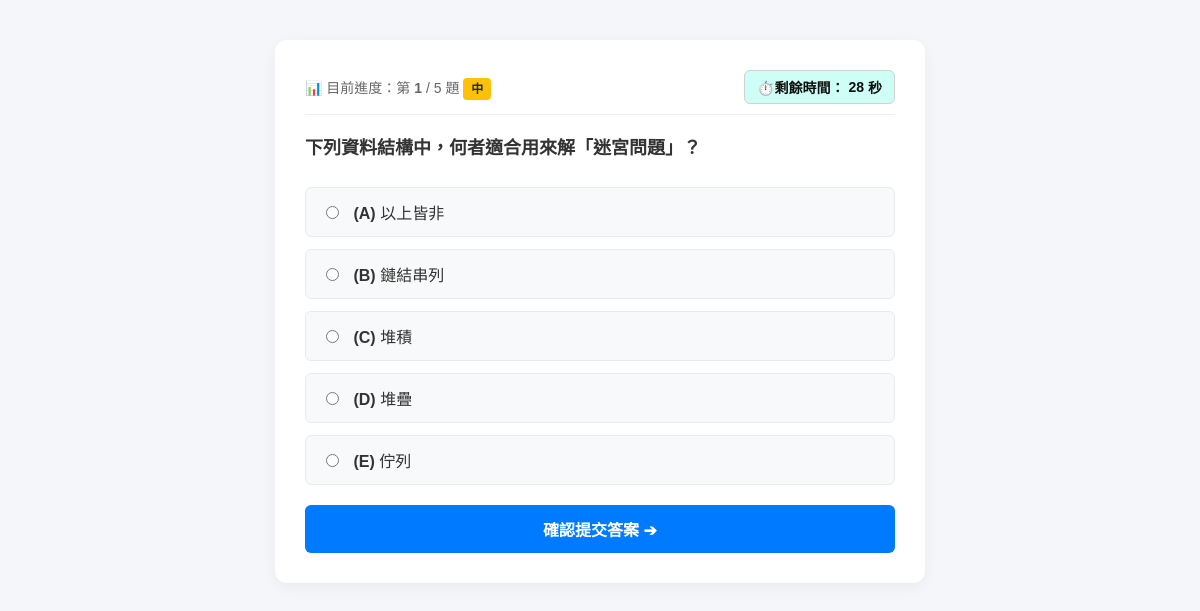
Screenshot of /session/22/ with the database file from the repository.
### quiz/models.py (models this page shows, shortened)
class Question(models.Model):
    question_text = models.TextField(verbose_name="題目內容")
    DIFFICULTY_CHOICES = [
        ('easy', '易'),
        ('medium', '中'),
        ('hard', '難'),
    ]
    difficulty = models.CharField(
        max_length=10,
        choices=DIFFICULTY_CHOICES,
        default='easy',
        verbose_name="難易度"
    )
    explanation = models.TextField(
        blank=True,
        null=True,
        verbose_name="解析"
    )

class Choice(models.Model):
    question = models.ForeignKey(
        Question,
        on_delete=models.CASCADE,
        related_name='choices',
        verbose_name="所屬題目"
    )
    choice_text = models.CharField(max_length=200, verbose_name="選項內容")
    is_correct = models.BooleanField(default=False, verbose_name="是否正確")

### quiz/views.py (the view)
# urls.py: path('session/<int:session_id>/', views.quiz_play, name='quiz_play'),
def quiz_play(request, session_id):
    quiz_session = get_object_or_404(QuizSession, id=session_id)
    if quiz_session.is_completed:
        return redirect('result', session_id=quiz_session.id)
    current_session_q = quiz_session.session_questions.filter(is_answered=False).first()
    if not current_session_q:
        quiz_session.is_completed = True
        quiz_session.save()
        return redirect('result', session_id=quiz_session.id)
    question = current_session_q.question
    choices = list(question.choices.all())
    random.shuffle(choices)
    letters = [chr(65 + i) for i in range(len(choices))]
    labeled_choices = list(zip(letters, choices))
    total_current_count = quiz_session.session_questions.count()
    current_num = quiz_session.session_questions.filter(is_answered=True).count() + 1
    return render(request, "quiz/quiz.html", {
        "quiz_session": quiz_session,
        "session_question": current_session_q,
        "question": question,
        "labeled_choices": labeled_choices,
        "current_num": current_num,
        "total_count": total_current_count,
    })

### quiz/templates/quiz/quiz.html (shortened to what this page needs)
<!DOCTYPE html>
<html lang="zh-Hant">
<head>
</head>
<body>
    <div class="quiz-container">
        <div class="progress-bar">
            <div>
                <span>📊 目前進度：第 <strong>{{ current_num }}</strong> / {{ total_count }} 題</span>
                {% if question.difficulty == 'E' or question.difficulty == 'easy' %}
                    <span class="badge badge-easy">易</span>
                {% elif question.difficulty == 'M' or question.difficulty == 'medium' %}
                    <span class="badge badge-medium">中</span>
                {% elif question.difficulty == 'H' or question.difficulty == 'hard' %}
                    <span class="badge badge-hard">難</span>
                {% endif %}
            </div>
            <div id="timerDisplay" class="timer-box">
                ⏱️剩餘時間：<span id="seconds">30</span> 秒
            </div>
        </div>
        <hr style="border: 0; border-top: 1px solid #eee; margin-bottom: 20px;">
        <form id="quizForm" method="POST" action="{% url 'answer_submit' session_question.id %}">
            <div class="question-text">
                {{ question.question_text }}
            </div>
            {% for letter, choice in labeled_choices %}
                <label class="choice-option">
                    <input type="radio" name="choice" value="{{ choice.id }}">
                    <strong>({{ letter }})</strong> {{ choice.choice_text }}
                </label>
            {% endfor %}
            <button type="submit">確認提交答案 ➔</button>
        </form>
    </div>
</body>
</html>

### quiz/templates/quiz/quiz.html (style rules this page uses)
body { font-family: Arial, sans-serif; max-width: 650px; margin: 40px auto; background-color: #f4f6f9; color: #333; padding: 0 20px; }
.quiz-container { background: white; padding: 30px; border-radius: 12px; box-shadow: 0 4px 15px rgba(0,0,0,0.05); }
.progress-bar { font-size: 14px; color: #666; margin-bottom: 10px; display: flex; justify-content: space-between; align-items: center; }
.badge { padding: 4px 8px; border-radius: 4px; font-size: 12px; font-weight: bold; color: white; }
.badge-medium { background-color: #ffc107; color: #212529; }
.timer-box { background-color: #cdfff7; border: 1px solid #d1d1cd; color: #0f0f0f; padding: 6px 12px; border-radius: 6px; font-weight: bold; font-size: 14px; display: flex; align-items: center; gap: 4px; }
.question-text { font-size: 18px; font-weight: bold; line-height: 1.5; margin: 15px 0 25px 0; }
.choice-option { display: block; padding: 12px 15px; background: #f8f9fa; border: 1px solid #e9ecef; border-radius: 6px; margin-bottom: 12px; cursor: pointer; transition: all 0.2s; }
.choice-option input { margin-right: 10px; }
button { display: block; width: 100%; padding: 12px; background-color: #007bff; color: white; border: none; border-radius: 6px; font-size: 16px; font-weight: bold; cursor: pointer; margin-top: 20px; }

### rows the page displays
Question: question_text "下列資料結構中，何者適合用來解「迷宮問題」？"
Choice: letter "A", choice_text "以上皆非"
Choice: letter "B", choice_text "鏈結串列"
Choice: letter "C", choice_text "堆積"
Choice: letter "D", choice_text "堆疊"
Choice: letter "E", choice_text "佇列"

### other values shown
{{ current_num }} "1"
{{ total_count }} "5"
